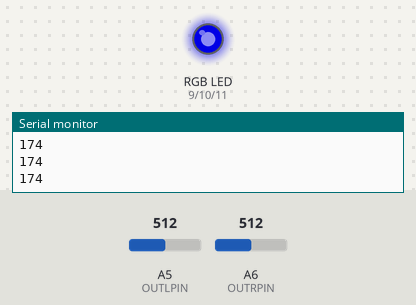
Bench run of a sketch on a simulated Arduino Nano, built with avr-gcc and run on an emulated ATmega328P. Parts: an RGB LED mixed from three pins (HIGH = lit), the last lines printed to the serial monitor. The inputs (shaded band) are chosen by the test bench; at power-on: A5 (OUTLPIN) = 512, A6 (OUTRPIN) = 512. Dim RGB values are drawn brighter than linear; pins used as bus, display or sensor lines are not drawn.

Above: at 1.2 s.
1.3 s: A5 (OUTLPIN) set to 716
At 1.8 s:
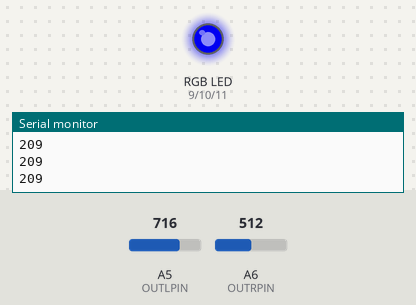
2.9 s: A5 (OUTLPIN) set to 122
At 4.3 s:
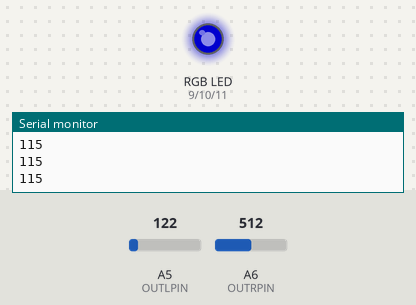
4.6 s: A6 (OUTRPIN) set to 122
At 5.9 s:
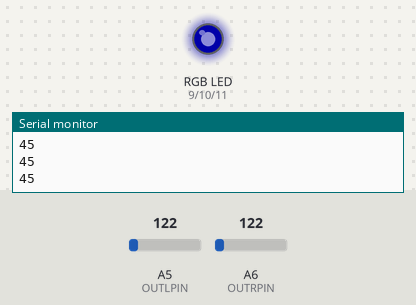
6.2 s: A6 (OUTRPIN) set to 0
At 7.1 s:
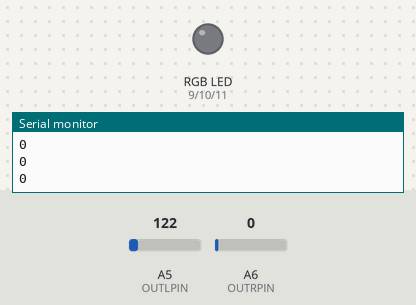
Timing chart, 0 to 8.8 s (numbered marks = the images above; inputs shaded):
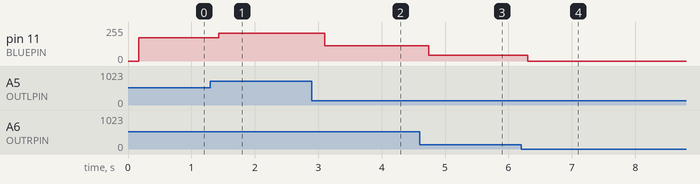

The sketch:

msgeq7_reader.ino
```cpp
#define DEBUG true

#define REDPIN 9
#define GREENPIN 10
#define BLUEPIN 11
#define STROBEPIN 2
#define RESETPIN 4
#define OUTRPIN A6
#define OUTLPIN A5

#define PREAMP 1.5 // double 1 - 2, 1 (2 for low volume)
#define POSTAMP 1 // int 1 - 20, 1 (10 if inverted)
#define NOISE 30 // int 0 - 50, 15
#define INVERT false // boolean, false
#define SMOOTHING 94 // int 0 - 99, 0

int bands[7];
int record[7];

void setup() {
  Serial.begin(9600);

  // pin modes
  pinMode(REDPIN, OUTPUT);
  pinMode(GREENPIN, OUTPUT);
  pinMode(BLUEPIN, OUTPUT);
  pinMode(STROBEPIN, OUTPUT);
  pinMode(RESETPIN, OUTPUT);
  pinMode(OUTRPIN, INPUT);
  pinMode(OUTLPIN, INPUT);

  // initial pin state
  red(0); green(0); blue(0);
  digitalWrite(RESETPIN, LOW);
  digitalWrite(STROBEPIN, LOW);
  delay(1);

  // reset MSGEQ7
  digitalWrite(RESETPIN,  HIGH);
  delay(1);
  digitalWrite(RESETPIN,  LOW);
  digitalWrite(STROBEPIN, HIGH);
  delay(1);
}

void loop() {
  // pulse strobe to cycle bands
  for (int i = 0; i < 7; i++) {
    digitalWrite(STROBEPIN, LOW);
    delayMicroseconds(100);
    bands[i] = analogRead(OUTRPIN) + analogRead(OUTLPIN);
    digitalWrite(STROBEPIN, HIGH);
    delayMicroseconds(1);
  }

  for (int i = 0; i < 7; i++) {
    double level = bands[i];
    // pre-amplify
    level *= PREAMP;
    // correct
    level /= 2.0;
    level *= 255.0 / 1023.0;
    // round
    level /= 5.0;
    level = (int) level;
    level *= 5.0;
    // post-amplify
    level *= POSTAMP;
    // bound
    if (level <= NOISE) level = 0;
    if (level > 255) level = 255;
    // smooth
    if (SMOOTHING > 0) {
      double weight = (SMOOTHING / 100.0);
      level = (level * (1.0 - weight)) + (record[i] * weight);
    }
    // save
    record[i] = level;
    // invert
    if (INVERT) level = 255 - level;
    // display
    if (i == 0) {
      blue(level);
       if (DEBUG) {
        int l = level;
         Serial.println(l, DEC);
       }
    }
//
//    if (DEBUG) {
//      if (bands[i] > 160) Serial.print(i, DEC);
//      else Serial.print(" ");
//      Serial.print("   ");
//    }
  }
//  if (DEBUG) Serial.println();
}


// LED PWM functions
void red(int v) {
  analogWrite(REDPIN, v);
}
void green(int v) {
  analogWrite(GREENPIN, v);
}
void blue(int v) {
  analogWrite(BLUEPIN, v);
}
```

Measured:
- after the input at 1.3 s, pin 11 (BLUEPIN): 174/255 → 209/255 after 0.13 s
- after the input at 2.9 s, pin 11 (BLUEPIN): 209/255 → 115/255 after 0.20 s
- after the input at 4.6 s, pin 11 (BLUEPIN): 115/255 → 45/255 after 0.14 s
- after the input at 6.2 s, pin 11 (BLUEPIN): 45/255 → 0/255 after 0.11 s
